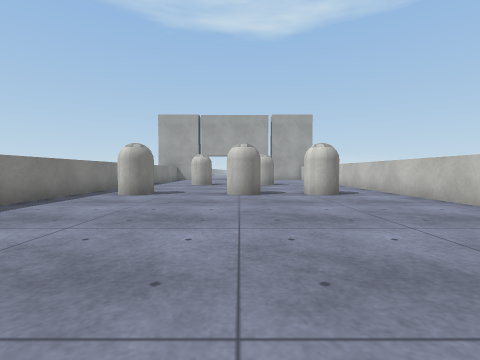
View 1 (above)

21 first-person views from a walk through a 3-D level made in the Unity game engine. The camera is 0.68 m above the floor, tilts 2° down and sees 85° across. The floor is counted in squares, 1 m on a side. Each view is taken from the middle of a square. On the plan, view 1 faces up. The plan holds only what a view shows up to about 9 squares ahead; the rest is blank. The place goes on beyond the plan. The player is left out. Surface patterns are stand-ins for the level's own textures.

View 2
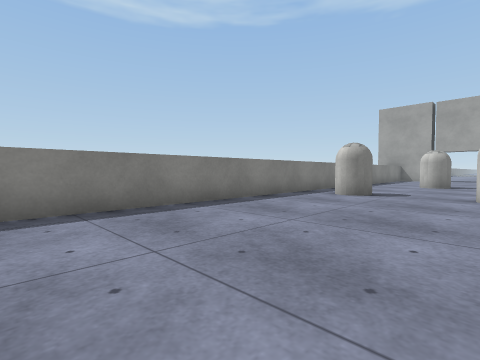

View 3
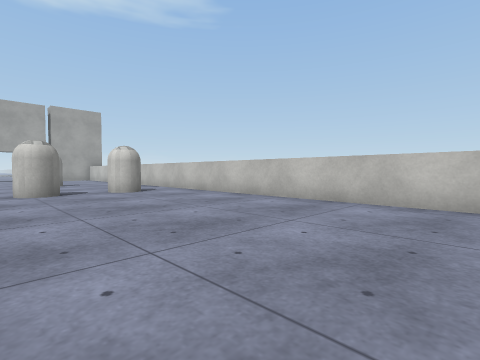

View 4
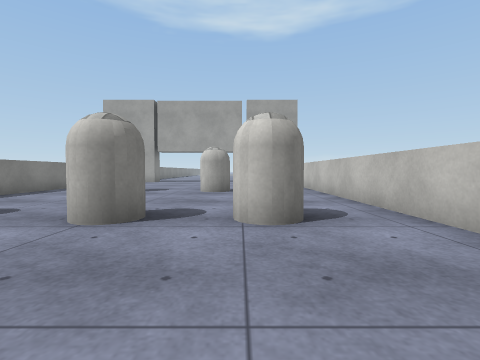

View 5
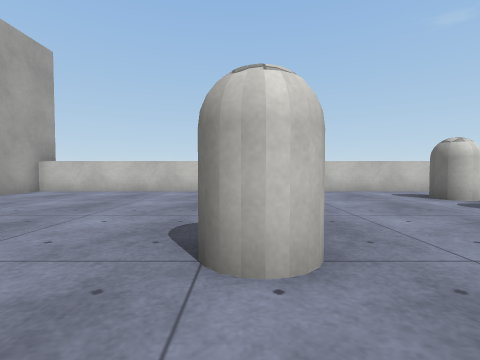

View 6
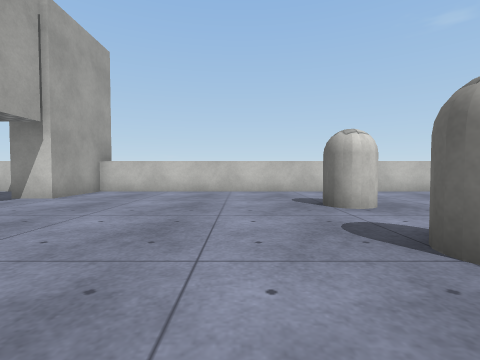

View 7
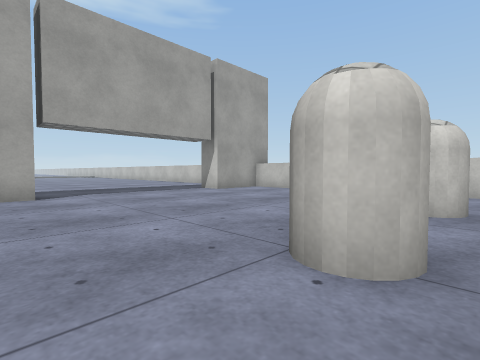

View 8
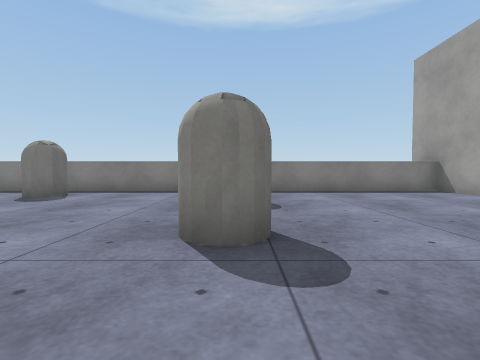

View 9
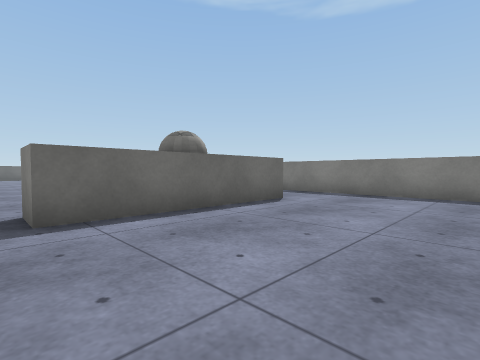

View 10
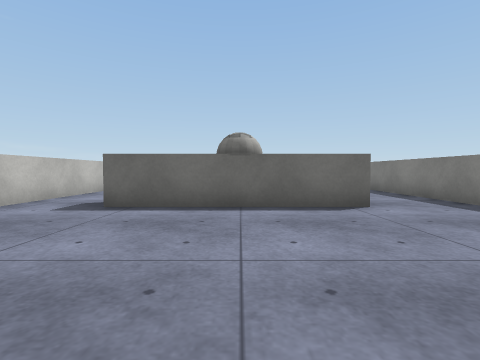

View 11
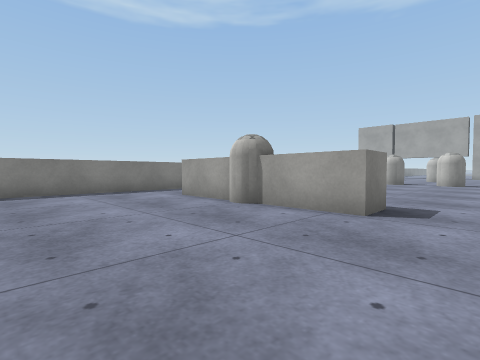

View 12
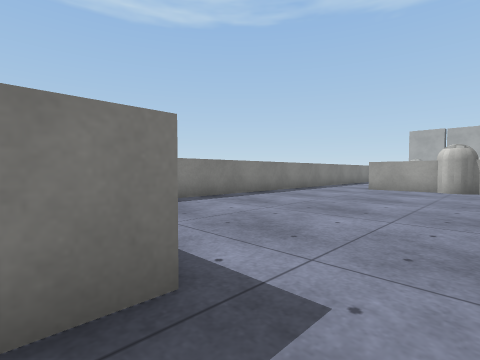

View 13
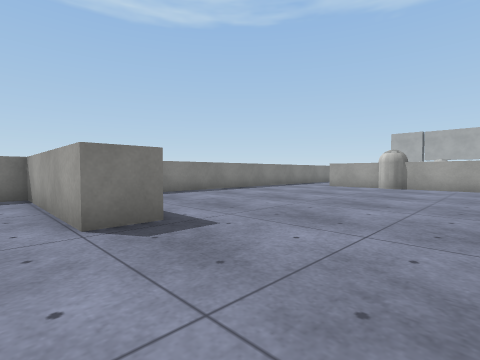

View 14
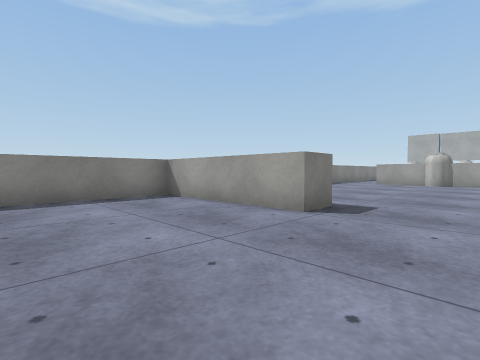

View 15
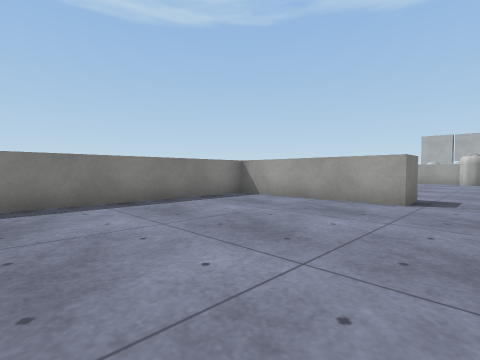

View 16
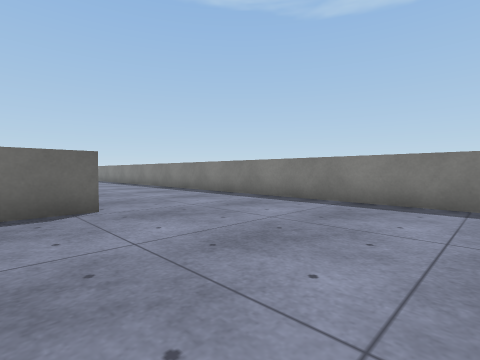

View 17
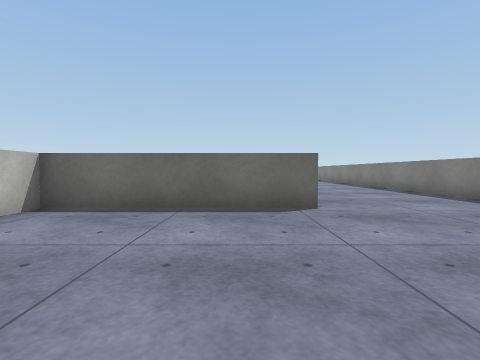

View 18
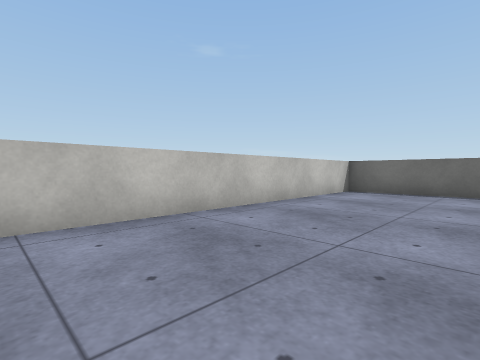

View 19
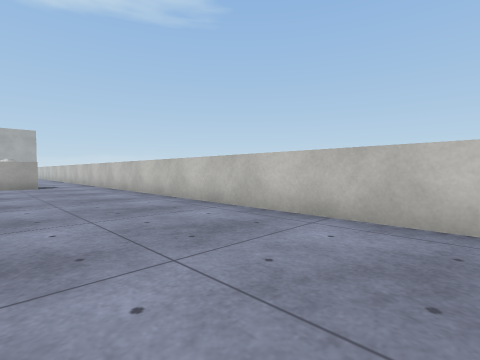

View 20
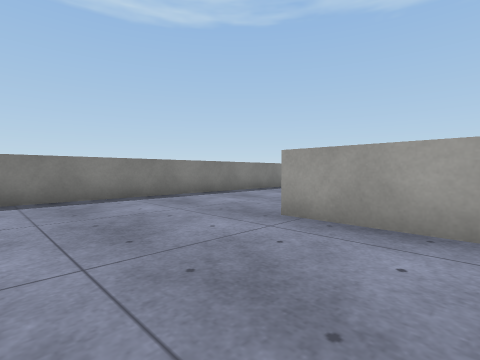

View 21
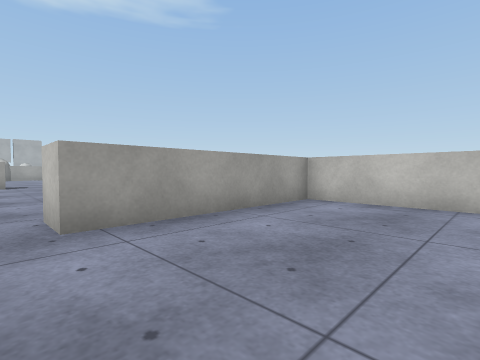

### Floor plan
Points are (right, up) in squares from view 1. A wall is a line through its corners. A room is listed if a view was taken in it or the views show most of it. See-through windows are left out.
Room 1 (views 1, 2, 3, 4, 5, 6, 7, 8, 9, 10)
walls: (-3, 19.6) (-4.7, 19.6) (-4.7, -1.4); (-2.5, -1.9) (2.6, -1.9); (4.6, -1.5) (4.6, 19.6) (2.4, 19.6) (2.4, 20.5)
ways out: opening at (-3.5, -2.5) to room 2; opening at (3.5, -2.5) to room 2
objects: other object (-3, 8); other object (-2, 13); other object (0, 8); other object (1, 13); other object (2, 8) to (3, 8)
Room 2 (views 11, 12, 13, 14, 15, 16, 17, 18, 19, 20, 21)
walls: (-0.3, -12.1) (-0.3, -13.2) (-4.7, -13.2) (-4.7, -26); (2.6, -1.9) (2.6, -2.9) (-2.5, -2.9); (4.6, -25.9) (4.6, -22.7) (-0.4, -22.7) (-0.4, -21.7) (4.6, -21.7) (4.6, -1.5); (-4.7, -1.4) (-4.7, -9.9)
ways out: opening at (-3.5, -2.5) to room 1; opening at (3.5, -2.5) to room 1
objects: other object (0, -3)

Where each view was taken, in squares from view 1:
view 1: 0 up, 0 right, facing up
view 2: 0 up, 0 right, facing up-left
view 3: 1 down, 1 left, facing up-right
view 4: 4 up, 2 right, facing up
view 5: 13 up, 4 left, facing right
view 6: 15 up, 4 left, facing right
view 7: 12 up, 4 left, facing up-right
view 8: 13 up, 4 right, facing left
view 9: 2 up, 3 right, facing down-left
view 10: 3 up, 0 right, facing down
view 11: 7 down, 4 right, facing up-left
view 12: 13 down, 1 right, facing up-left
view 13: 14 down, 3 right, facing up-left
view 14: 17 down, 2 right, facing up-left
view 15: 19 down, 1 right, facing up-left
view 16: 17 down, 1 right, facing down-left
view 17: 17 down, 1 right, facing down
view 18: 13 down, 1 right, facing down-right
view 19: 15 down, 1 right, facing up-right
view 20: 26 down, 2 right, facing up-left
view 21: 26 down, 1 left, facing up-right
